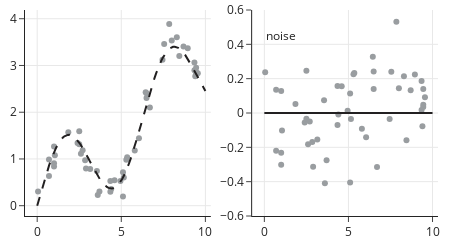

The notebook cell saved with this chart:
### Markdown cell above
We can plot our data, and since we know the true signal, we can find the errors and plot them too:

### Code cell
x_full = np.linspace(0, 10, num=100)
y_true = g(x_full)
pewter = 'rgba(153, 157, 160, 1)'
charcoal = 'rgba(34, 32, 33, 1)'

fig = make_subplots(rows=1, cols=2)

fig.add_trace(
    go.Scatter(x=xs, y=ys, mode='markers',
              line_color=pewter),
    row=1, col=1)

fig.add_trace(
    go.Scatter(x=x_full, y=y_true,
              line_dash='dash',
              line_color=charcoal),
    row=1, col=1)

fig.add_trace(
    go.Scatter(x=xs, y=noise, mode='markers',
              line_color=pewter),
    row=1, col=2)

fig.add_trace(
    go.Scatter(x=[0, 10], y=[0, 0], mode='lines',
               line_color=charcoal),
    row=1, col=2)

fig.add_annotation(x=1, y=0.45, 
            text="noise", showarrow=False,
             row=1, col=2)

fig.update_yaxes(range=[-.6, .6], row=1, col=2)
fig.update_layout(height=250, width=450, showlegend=False)
fig.show()
